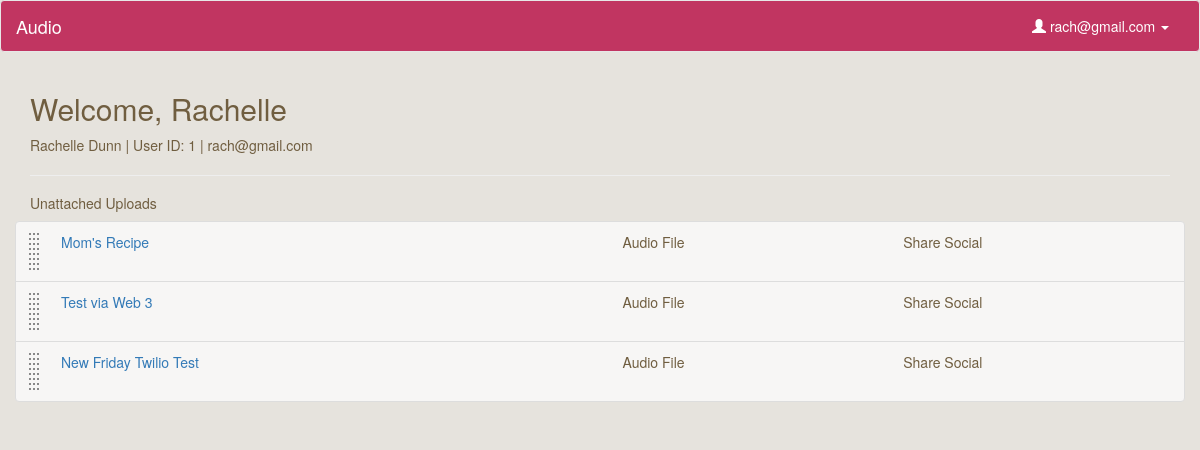
Before: /profile (signed in) with the older database file.
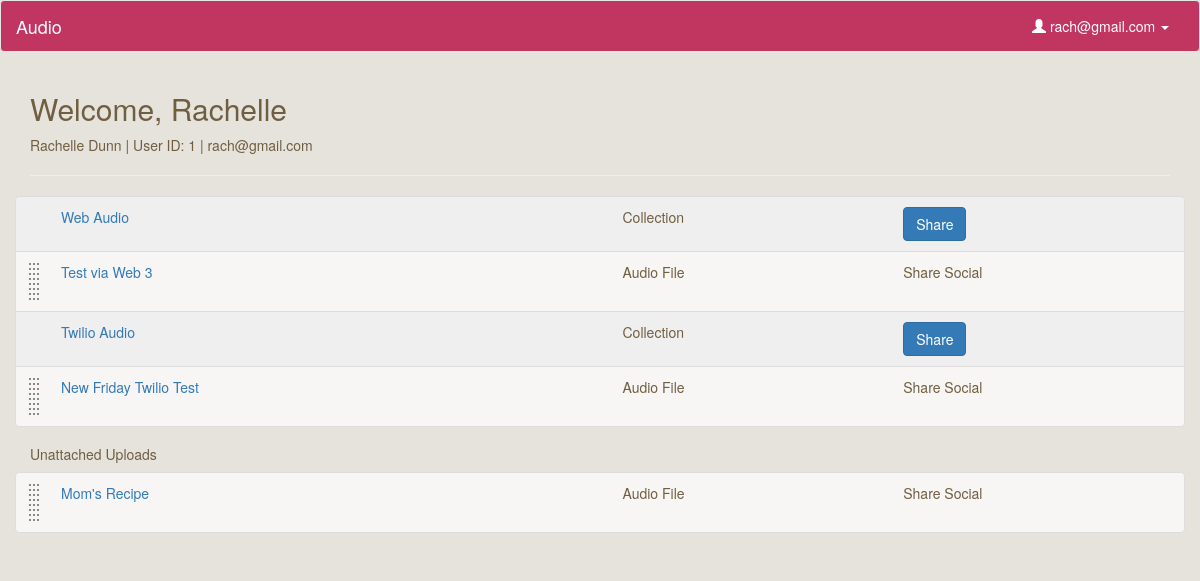
After: the same page with the newer database file.
### model.py (models this page shows, shortened)
class User(db.Model):
    __tablename__ = "Users"
    id = db.Column(db.Integer, autoincrement=True, primary_key=True)
    email = db.Column(db.String(100), nullable=False)
    password = db.Column(db.String(50), nullable=False)
    first_name = db.Column(db.String(50), nullable=False)
    last_name = db.Column(db.String(50), nullable=False)

class Upload(db.Model):
    __tablename__ = "Uploads"
    id = db.Column(db.Integer, autoincrement=True, primary_key=True)
    user_id = db.Column(db.Integer, db.ForeignKey('Users.id'), nullable=False)
    title = db.Column(db.String, nullable=False, default='Untitled')
    path = db.Column(db.String(50))
    mimetype = db.Column(db.String(50), default='wav') # wav, jpg, mp3
    datetime = db.Column(db.DateTime, default=db.func.now(), onupdate=db.func.now()) # set datetime to current timestamp
    transcript = db.Column(db.Text)
    user = db.relationship("User", backref=db.backref("uploads", order_by=id))

class Collection(db.Model):
    __tablename__ = "Collections"
    id = db.Column(db.Integer, autoincrement=True, primary_key=True)
    user_id = db.Column(db.Integer, db.ForeignKey('Users.id'), nullable=False)
    title = db.Column(db.String, nullable=False, default='Untitled Collection')
    user = db.relationship("User", backref=db.backref("collections", order_by=id))

class CollectionsUploads(db.Model):
    __tablename__ = "CollectionsUploads"
    id = db.Column(db.Integer, autoincrement=True, primary_key=True)
    collection_id = db.Column(db.Integer, db.ForeignKey('Collections.id'), nullable=False)
    upload_id = db.Column(db.Integer, db.ForeignKey('Uploads.id'), nullable=False)
    collection = db.relationship("Collection", backref=db.backref("collectionsuploads", order_by=id))
    upload = db.relationship("Upload", backref=db.backref("collectionsuploads", order_by=id))

### server.py (the view)
@app.route('/profile')
def user_page():
	"""Show more information about the single user logged in."""
	if 'email' in session: # if logged in
		user_email = session['email']
		user = User.query.filter_by(email=user_email).first()
		user_uploads = user.uploads
		user_collections = user.collections
		user_cu = []
		for collection in user_collections:
			cu = collection.collectionsuploads
			for i in cu:
				user_cu.append(i.upload_id)
		singleuploads = []
		for i in user_uploads:
			if i.id not in user_cu:
				singleuploads.append(i)
		return render_template("profile.html", user=user, singleuploads=singleuploads)
	else:
		flash('You must be logged in to view files')
		return redirect('/login')

### templates/profile.html (shortened to what this page needs)
{% extends 'base.html' %}
{% block content %}
    <h2>Welcome, {{ user.first_name }}</h2>
    <p>{{ user.first_name }} {{ user.last_name }} | User ID: {{ user.id }} | {{ user.email }}</p>
    <hr>
    <div class="file-box">
        <ul class="list-group">
            {% if user.collections %}
                {% for collection in user.collections %}
                    <li class="droppable list-group-item collection row" collection-id="{{ collection.id }}">
                        <div class="name col-sm-6"><a href="/collection/{{ collection.id }}">{{ collection.title }}</a></div>
                        <div class="type col-sm-3">Collection</div>
                        <div class="share col-sm-3">
                            <button type="button" class="btn btn-primary" data-toggle="modal" data-target="#share-{{ collection.id }}">
                              Share
                            </button>
                        </div>
                    </li>
                    {% for cu in collection.collectionsuploads %}
                        <li class="draggable upload list-group-item row" upload-id="{{ cu.upload.id }}">
                            <div class="name col-sm-6"><a href="/listen/{{ cu.upload.id }}">{{ cu.upload.title }}</a></div>
                            <div class="type col-sm-3">Audio File</div>
                            <div class="share col-sm-3">Share Social</div>
                        </li>
                    {% endfor %}
                {% endfor %}
            {% endif %}
        </ul>
    </div>
    {% if singleuploads %}
    <h5>Unattached Uploads</h5>
    <div class="file-box">
        <ul class="list-group">
            {% for upload in singleuploads %}
                {% if upload.path %}
                    <li class="draggable upload list-group-item row" upload-id="{{ upload.id }}">
                        <div class="name col-sm-6"><a href="/listen/{{ upload.id }}">{{ upload.title }}</a></div>
                        <div class="type col-sm-3">Audio File</div>
                        <div class="share col-sm-3">Share Social</div>
                    </li>
                {% endif %}
            {% endfor %}
        </ul>
    </div>
    {% endif %}
{% endblock %}

### templates/base.html (shortened to what this page needs)
<!DOCTYPE html>
<html lang="en">
  <head>
    <link rel="stylesheet" href="https://maxcdn.bootstrapcdn.com/bootstrap/3.3.4/css/bootstrap.min.css">
    <link rel="stylesheet" href="/static/css/style.css"/>
    <link rel="stylesheet" href="https://ajax.googleapis.com/ajax/libs/jqueryui/1.11.4/themes/smoothness/jquery-ui.css">
  </head>
  <body>
    <nav class="navbar navbar-default">
      <div class="container-fluid">
        <div class="navbar-header">
          <a class="navbar-brand" href="/">Audio</a>
        </div>
        <div class="collapse navbar-collapse" id="bs-example-navbar-collapse-1">
          <ul class="nav navbar-nav navbar-right">
            {% if 'email' in session %}
              <li class="dropdown">
                <a href="#" class="dropdown-toggle" data-toggle="dropdown" role="button" aria-expanded="false"><span class="glyphicon glyphicon-user" aria-hidden="true"></span> {{ session['email'] }} <span class="caret"></span></a>
              </li>
            {% else %}
              <li><a href="/login">Login</a></li>
              <li><a href="/signup">Sign Up</a></li>
            {% endif %}
          </ul>
        </div>
      </div>
    </nav>
    <div class="container">
    	{% block content %}{% endblock %}
    </div>
  </body>
</html>

### static/css/style.css (style rules this page uses)
.navbar-default { background-color: #C13561; color: #fff; }
.navbar-default a, .navbar-default .navbar-brand, .navbar-default .navbar-nav>li>a { color: #fff; }
body { background-color: #E6E3DD; color: #705E40; }
.draggable { background: url('/static/img/drag-drop.png') no-repeat 10px center rgba(255,255,255,0.7); clear: both; display: block; min-height: 61px; padding-left: 30px; }
.collection { background-color: #efefef !important; padding-left: 30px; }

Changed rows visible on the page:
no longer on this page (row unchanged): Upload: title "Test via Web 3"
no longer on this page (row unchanged): Upload: title "New Friday Twilio Test"
added Collection: title "Web Audio"
added CollectionsUploads: upload "Test via Web 3", shown under "Web Audio"
added Collection: title "Twilio Audio"
added CollectionsUploads: upload "New Friday Twilio Test", shown under "Twilio Audio"
